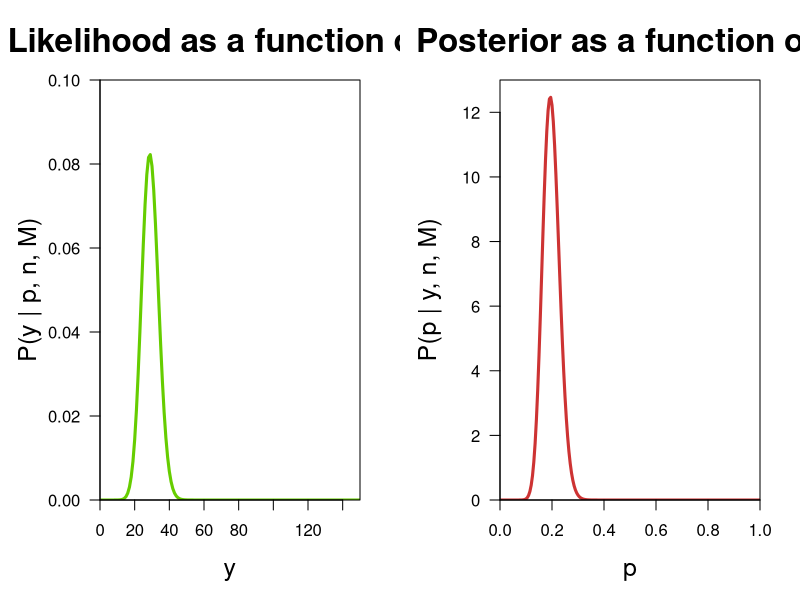
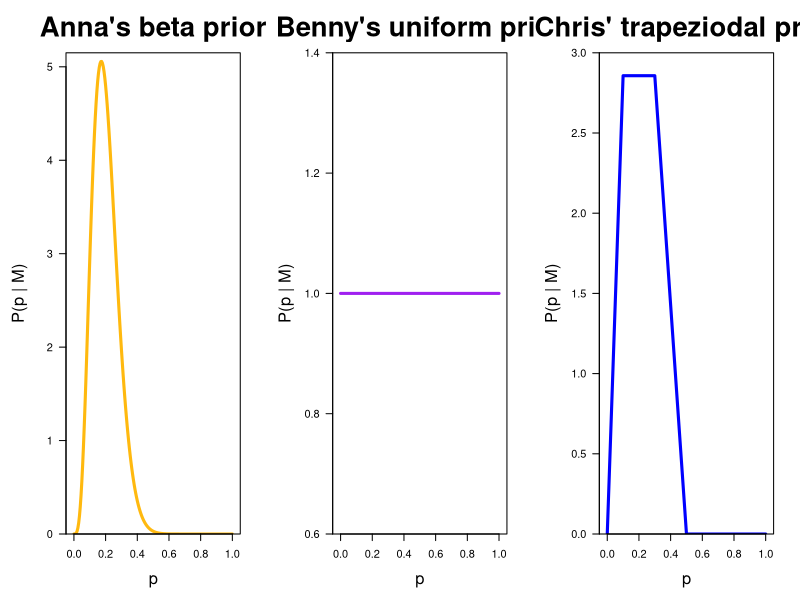
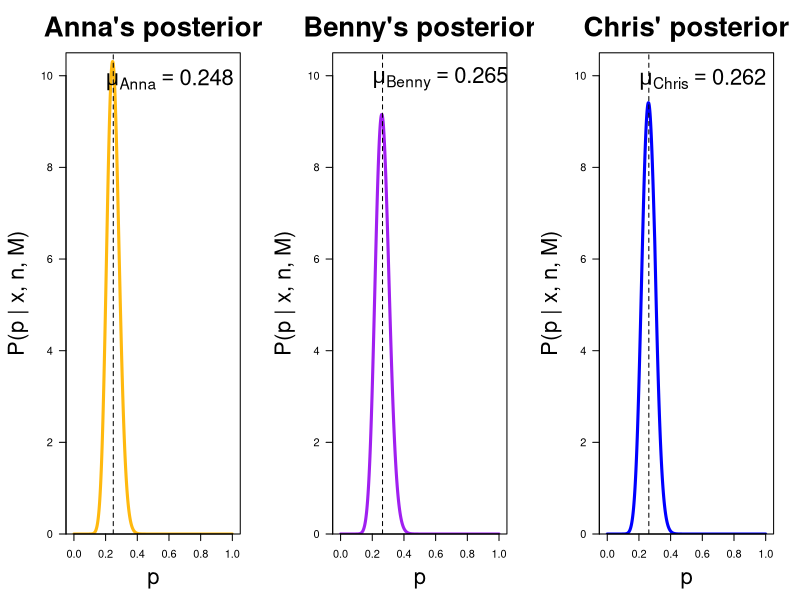
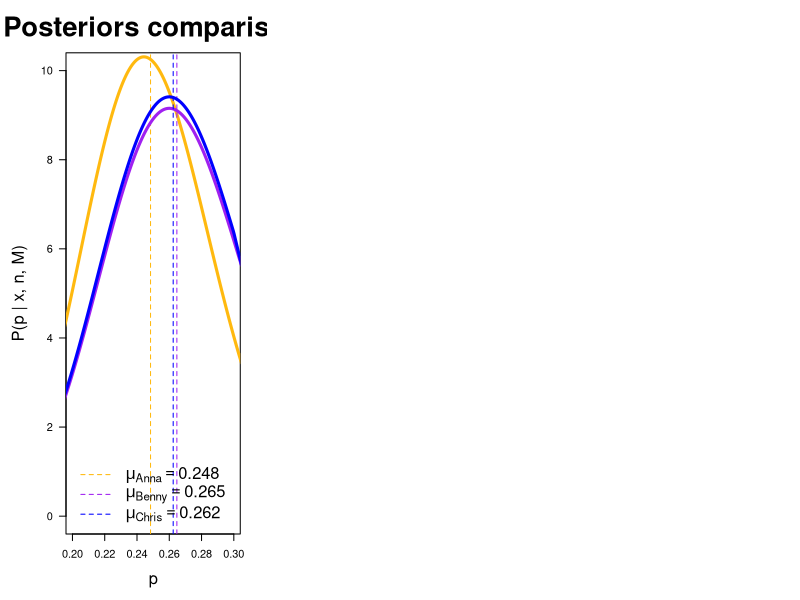
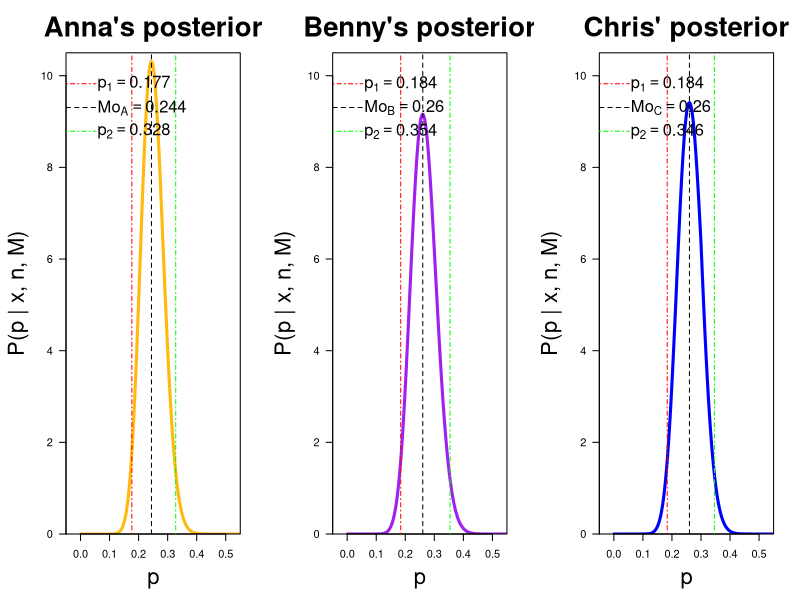
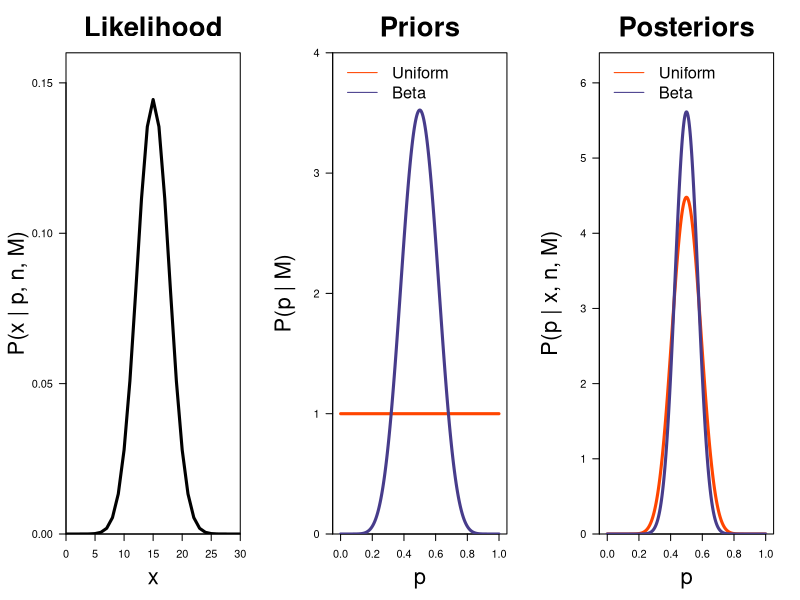
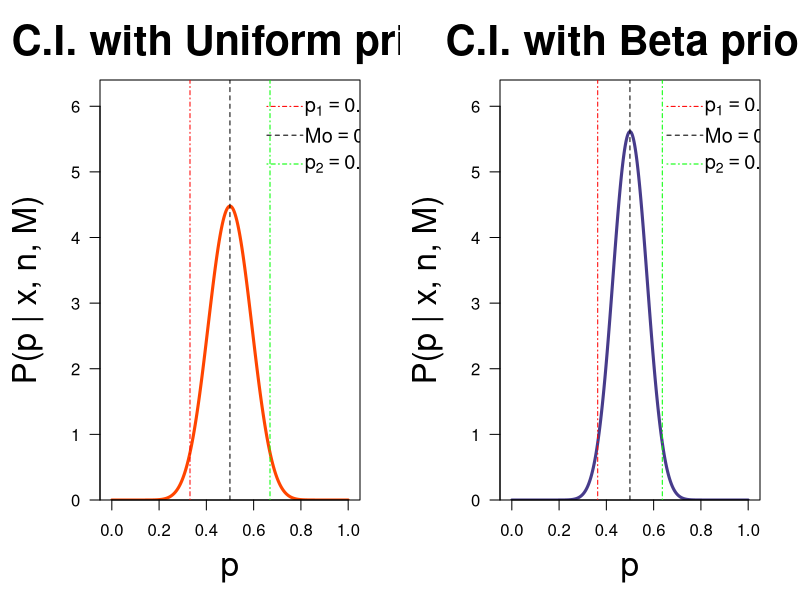
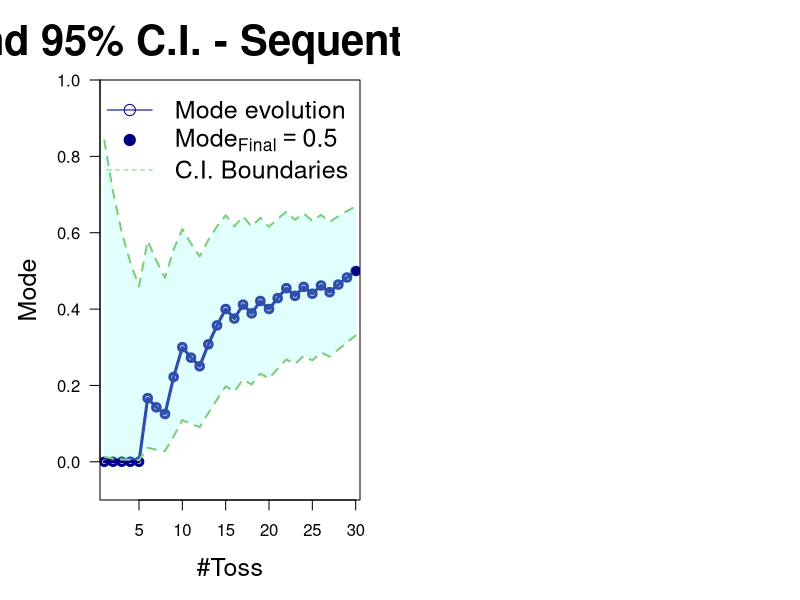

Reproduce these figures in R, in order.
## ---- chunk 1
options(repr.plot.width=16, repr.plot.height=8)  #to set graph size
par(mfrow=c(1,2),  mar=c(5, 5, 4, 2))            #graphs in the same row

n <- 150
succ <- 29
p <- succ/n
x <- seq(0,150)
probs <- seq(0, 1, length.out = 201)

like <- dbinom(x, n, p)                    #likelihood
post_nn <- dbinom(succ, n, probs)          #non-normalized posterior
post <- 201*post_nn/sum(post_nn)           #posterior normalized

###----------PLOT----------###

plot(x, like, xaxs='i', yaxs='i', type='l', lwd = 3,
     xlim=c(0,150), ylim=c(0,0.1), col = 'chartreuse3',
     main="Likelihood as a function of y", cex.main=2,
     xlab="y", ylab="P(y | p, n, M)", cex.lab=1.5, las=1)

plot(probs, post, xaxs='i', yaxs='i', type='l', lwd = 3,
     xlim=c(0,1), ylim=c(0,13), col = 'brown3',
     main="Posterior as a function of p", cex.main=2,
     xlab="p", ylab="P(p | y, n, M)", 
     cex.lab=1.5, las=1)
## ---- chunk 2
options(repr.plot.width=18, repr.plot.height=6)  #to set graph size
par(mfrow=c(1,3),  mar=c(5, 5, 4, 2))            #graphs in the same row

p <- seq(0, 1, length.out = 201)

alpha <- 4.8
beta  <- 19.2

prior_a <- dbeta(p, alpha, beta)

prior_b <- dunif(p, 0, 1)

prior_c <- Vectorize(function(x){
    y <- ifelse ( (x<0.1 & x>=0),
                   20*x,
                   ifelse((x<0.3 & x>=0.1),
                           2,
                          ifelse((x<0.5 & x>=0.3),
                                  5-10*x,
                                  0)
                         )
                )
    return(y/0.7)  #with normalization
})

###----------PLOT----------###

plot(p, prior_a, xaxs='i', yaxs='i', type='l', lwd = 3, 
     col = 'darkgoldenrod1', main="Anna's beta prior", 
     cex.main=2.5, xlim=c(-0.05,1.05), ylim=c(0, 5.15),
     xlab="p", ylab="P(p | M)", cex.lab=1.5, las=1)

plot(p, prior_b, xaxs='i', yaxs='i', type='l', lwd = 3, 
     col = 'purple', main="Benny's uniform prior", 
     cex.main=2.5, xlim=c(-0.05,1.05),
     xlab="p", ylab="P(p | M)", cex.lab=1.5, las=1)

plot(p, prior_c(p), xaxs='i', yaxs='i', type='l', lwd = 3, 
     col = 'blue', main="Chris' trapeziodal prior", 
     cex.main=2.5, xlim=c(-0.05,1.05), ylim=c(0, 3),
     xlab="p", ylab="P(p | M)", cex.lab=1.5, las=1)
## ---- chunk 3
n <- 100
r <- 26

alpha_post <- 4.8+26                             #alpha + r
beta_post  <- 19.2+100-26                        #beta + n - r

n.sample <- 2000                                 #discretization
delta.p <- 1/n.sample

p <- seq(from=1/(2*n.sample),by=1/n.sample, length.out=n.sample)

likelihood <- dbinom(r, n, p)

post_a <- dbeta(x=p, alpha_post, beta_post)      
mean_a <- delta.p*sum(p*post_a)                  #mean evaluated numerically

post_u <- dbinom(x=r, size=n, prob=p)            #non-normalized posterior
post_b <- post_u/(delta.p*sum(post_u))           #normalized posterior

mean_b <- delta.p*sum(p*post_b)                  #mean evaluated numerically

supp_c <- likelihood*prior_c(p)                  #non-normalized posterior (product of likelihood and prior)
post_c <- supp_c/(delta.p*sum(supp_c))           #normalized posterior
mean_c <- delta.p*sum(p*post_c)                  #mean evaluated numerically

###----------PLOT----------###

options(repr.plot.width=18, repr.plot.height=6)  #to set graph size
par(mfrow=c(1,3),  mar=c(5, 5, 4, 2))            #graphs in the same row

plot(p, post_a, xaxs='i', yaxs='i', type='l', lwd = 3, 
     col = 'darkgoldenrod1', main="Anna's posterior", 
     cex.main=2.5, xlim=c(-0.05,1.05), ylim=c(0,10.5),
     xlab="p", ylab="P(p | x, n, M)", cex.lab=2, las=1)
abline(v=mean_a, col='black', lty=2)
legend('topleft', bty='n', cex = 2,      
       legend = parse(text = paste0('mu[Anna] == ', round(mean_a, 3)))
       )

plot(p, post_b, xaxs='i', yaxs='i', type='l', lwd = 3, 
     col = 'purple', main="Benny's posterior", 
     cex.main=2.5, xlim=c(-0.05,1.05), ylim=c(0,10.5),
     xlab="p", ylab="P(p | x, n, M)", cex.lab=2, las=1)
abline(v=mean_b, col='black', lty=2)
legend('topleft', bty='n', cex = 2,      
       legend = parse(text = paste0('mu[Benny] == ', round(mean_b, 3)))
       )

plot(p, post_c, xaxs='i', yaxs='i', type='l', lwd = 3, 
     col = 'blue', main="Chris' posterior", 
     cex.main=2.5, xlim=c(-0.05,1.05), ylim=c(0,10.5),
     xlab="p", ylab="P(p | x, n, M)", cex.lab=2, las=1)
abline(v=mean_c, col='black', lty=2)
legend('topleft', bty='n', cex = 2,      
       legend = parse(text = paste0('mu[Chris] == ', round(mean_c, 3)))
       )

## ---- chunk 4
options(repr.plot.width=8, repr.plot.height=7)  #to set graph size

plot(0, 0, type='n', main="Posteriors comparison", cex.main=2.5,
     cex.lab=1.5, xlab="p", ylab="P(p | x, n, M)", 
     xlim=c(0.2,0.3), ylim=c(0,10), las=1)

lines(p, post_a, xaxs='i', yaxs='i', type='l', lwd = 3, col = 'darkgoldenrod1' )
abline(v=mean_a, col='darkgoldenrod1', lty=2)

lines(p, post_b, xaxs='i', yaxs='i', type='l', lwd = 3, col = 'purple')
abline(v=mean_b, col='purple', lty=2)

lines(p, post_c, xaxs='i', yaxs='i', type='l', lwd = 3, col = 'blue')
abline(v=mean_c, col='blue', lty=2)

legend('bottomleft', col=c("darkgoldenrod1", "purple", "blue"), 
       lty=c(2, 2, 2), bty='n', cex = 1.5,      
       legend = c(parse(text = paste0('mu[Anna] == ', round(mean_a, 3))),
                  parse(text = paste0('mu[Benny] == ', round(mean_b, 3))),
                  parse(text = paste0('mu[Chris] == ', round(mean_c, 3))))
         )

## ---- chunk 5
mode_a <- p[which.max(post_a)]                #probability associated to the maximum value of the posterior

p1_a <- qbeta(0.025, alpha_post, beta_post)   #left border of C.I.
p2_a <- qbeta(0.975, alpha_post, beta_post)   #right border of C.I.

mode_b <- p[which.max(post_b)]                #probability associated to the maximum value of the posterior

cum_b <- cumsum(post_b)/n.sample              #cumulative discrete function
p1_b <- p[cum_b>=0.025][1]                    #left border of C.I.             
p2_b <- p[cum_b>=0.975][1]                    #right border of C.I.

mode_c <- p[which.max(post_c)]                #probability associated to the maximum value of the posterior

cum_c <- cumsum(post_c)/n.sample              #cumulative discrete function
p1_c <- p[cum_c>=0.025][1]                    #left border of C.I.             
p2_c <- p[cum_c>=0.975][1]                    #right border of C.I.

## ---- chunk 6
options(repr.plot.width=18, repr.plot.height=6)  #to set graph size
par(mfrow=c(1,3),  mar=c(5, 5, 4, 2))            #graphs in the same row

plot(p, post_a, xaxs='i', yaxs='i', type='l', lwd = 3, 
     col = 'darkgoldenrod1', main="Anna's posterior", 
     cex.main=2.5, xlim=c(-0.05,0.55), ylim=c(0,10.5),
     xlab="p", ylab="P(p | x, n, M)", cex.lab=2, las=1)

abline(v=mode_a, col='black', lty=2)
abline(v=p1_a, col='red', lty=4)
abline(v=p2_a, col='green', lty=4)

legend(-0.1, 10.3, col=c("red", "black", "green"), 
       lty=c(4, 2, 4), bty='n', cex=1.5, x.intersp=0.1, y.intersp=1.2,  
       legend = c(parse(text = paste0('p[1] == ', round(p1_a, 3))),
                  parse(text = paste0('Mo[A] == ', round(mode_a, 3))),
                  parse(text = paste0('p[2] == ', round(p2_a, 3))))
         )


plot(p, post_b, xaxs='i', yaxs='i', type='l', lwd = 3, 
     col = 'purple', main="Benny's posterior", 
     cex.main=2.5, xlim=c(-0.05,0.55), ylim=c(0,10.5),
     xlab="p", ylab="P(p | x, n, M)", cex.lab=2, las=1)

abline(v=mode_b, col='black', lty=2)
abline(v=p1_b, col='red', lty=4)
abline(v=p2_b, col='green', lty=4)

legend(-0.1, 10.3, col=c("red", "black", "green"), 
       lty=c(4, 2, 4), bty='n', cex=1.5, x.intersp=0.1, y.intersp=1.2,   
       legend = c(parse(text = paste0('p[1] == ', round(p1_b, 3))),
                  parse(text = paste0('Mo[B] == ', round(mode_b, 3))),
                  parse(text = paste0('p[2] == ', round(p2_b, 3))))
         )

plot(p, post_c, xaxs='i', yaxs='i', type='l', lwd = 3, 
     col = 'blue', main="Chris' posterior", 
     cex.main=2.5, xlim=c(-0.05,0.55), ylim=c(0,10.5),
     xlab="p", ylab="P(p | x, n, M)", cex.lab=2, las=1)

abline(v=mode_c, col='black', lty=2)
abline(v=p1_c, col='red', lty=4)
abline(v=p2_c, col='green', lty=4)

legend(-0.1, 10.3, col=c("red", "black", "green"), 
       lty=c(4, 2, 4),  bty='n', 
       cex=1.5, x.intersp=0.1, y.intersp=1.2,    
       legend = c(parse(text = paste0('p[1] == ', round(p1_c, 3))),
                  parse(text = paste0('Mo[C] == ', round(mode_c, 3))),
                  parse(text = paste0('p[2] == ', round(p2_c, 3))))
         )

## ---- chunk 7
n <- 30
r <- 15

alpha_prior <- 10
beta_prior  <- 10
n.sample <- 2000
delta.p <- 1/n.sample

p <- seq(from=1/(2*n.sample),by=1/n.sample, length.out=n.sample)
x <- seq(0, 30)

likelihood <- dbinom(x, n, 1/2)

prior_beta <- dbeta(p, alpha_prior, beta_prior)
prior_flat <- dunif(p, 0, 1)

post_beta <- dbeta(x=p, alpha_prior+r, beta_prior+n-r)

flat_p <- dbinom(x=r, size=n, prob=p)
post_flat <- flat_p/(delta.p*sum(flat_p))

###----------PLOT----------###

options(repr.plot.width=16, repr.plot.height=6)  #to set graph size
par(mfrow=c(1,3),  mar=c(5, 5, 4, 2))            #graphs in the same row

plot(x, likelihood, xaxs='i', yaxs='i', type='l', lwd = 3, 
     col = 'black', main="Likelihood", 
     cex.main=2.5, ylim=c(0,0.16),
     xlab="x", ylab="P(x | p, n, M)", cex.lab=2, las=1)

plot(p, prior_flat, xaxs='i', yaxs='i', type='l', lwd = 3, 
     col = 'orangered', main="Priors", 
     cex.main=2.5, xlim=c(-0.05,1.05), ylim=c(0,4),
     xlab="p", ylab="P(p | M)", cex.lab=2, las=1)
lines(p, prior_beta, xaxs='i', yaxs='i', type='l', lwd = 3, 
      col = 'slateblue4')
legend('topleft', col=c('orangered','slateblue4'), 
       legend=c("Uniform", "Beta"), cex=1.5, lty=c(1,1), bty='n')

plot(p, post_flat, xaxs='i', yaxs='i', type='l', lwd = 3, 
     col = 'orangered', main="Posteriors", 
     cex.main=2.5, xlim=c(-0.05,1.05), ylim=c(0,6.4),
     xlab="p", ylab="P(p | x, n, M)", cex.lab=2, las=1)
lines(p, post_beta, xaxs='i', yaxs='i', type='l', lwd = 3, 
      col = 'slateblue4')
legend('topleft', col=c('orangered','slateblue4'),
       legend=c("Uniform", "Beta"), cex=1.5, lty=c(1,1), bty='n')

## ---- chunk 8
mode_beta <- p[which.max(post_beta)]

p1_beta <- qbeta(0.025, alpha_prior+r, beta_prior+n-r)
p2_beta <- qbeta(0.975, alpha_prior+r, beta_prior+n-r)

mode_flat <- p[which.max(post_flat)]

cum_flat <- cumsum(post_flat)/n.sample

p1_flat <- p[cum_flat>=0.025][1]
p2_flat <- p[cum_flat>=0.975][1]

###----------PLOT----------###

options(repr.plot.width=16, repr.plot.height=7)  #to set graph size
par(mfrow=c(1,2),  mar=c(5, 5, 4, 2))            #graphs in the same row

plot(p, post_flat, xaxs='i', yaxs='i', type='l', lwd = 3, 
     col = 'orangered', main="C.I. with Uniform prior", 
     cex.main=2.5, xlim=c(-0.05,1.05), ylim=c(0,6.4),
     xlab="p", ylab="P(p | x, n, M)", cex.lab=2, las=1)
abline(v=mode_flat, col='black', lty=2)
abline(v=p1_flat, col='red', lty=4)
abline(v=p2_flat, col='green', lty=4)

legend(0.58, 6.4, col=c("red", "black", "green"), 
       lty=c(4, 2, 4), bty='n', cex=1.2, x.intersp=0.1, y.intersp=1.2, 
       legend = c(parse(text = paste0('p[1] == ', round(p1_flat, 3))),
                  parse(text = paste0('Mo == ', round(mode_flat, 3))),
                  parse(text = paste0('p[2] == ', round(p2_flat, 3))))
         )

plot(p, post_beta, xaxs='i', yaxs='i', type='l', lwd = 3, 
     col = 'slateblue4', main="C.I. with Beta prior", 
     cex.main=2.5, xlim=c(-0.05,1.05), ylim=c(0,6.4),
     xlab="p", ylab="P(p | x, n, M)", cex.lab=2, las=1)
abline(v=mode_beta, col='black', lty=2)
abline(v=p1_beta, col='red', lty=4)
abline(v=p2_beta, col='green', lty=4)

legend(0.58, 6.4, col=c("red", "black", "green"), 
       lty=c(4, 2, 4), bty='n', cex=1.2, x.intersp=0.1, y.intersp=1.2,      
       legend = c(parse(text = paste0('p[1] == ', round(p1_beta, 3))),
                  parse(text = paste0('Mo == ', round(mode_beta, 3))),
                  parse(text = paste0('p[2] == ', round(p2_beta, 3))))
         )

## ---- chunk 9
n.sample <- 2000
delta.p <- 1/n.sample
p <- seq(from=1/(2*n.sample),by=1/n.sample, length.out=n.sample)

#starting number of successes
r <- 0   

#start with uniform prior
prior <- dbeta(p, 1, 1)

#empty vectors which will contain C.I. boundaries and Modes
mode <- c(1:30)
p1 <- c(1:30)
p2 <- c(1:30)

#List of coin tosses with H=1 and T=0
tosses <- c(0, 0, 0, 0, 0, 1, 0, 0, 1, 1, 0, 0, 1, 1, 1, 0, 1, 0, 1, 0, 1, 1, 0, 1, 0, 1, 0, 1, 1, 1)

for(toss in 1:30){
    r <- tosses[toss]
    
    #likelihood
    l <- dbinom(r, 1, p)
    supp <- l*prior
    posterior <- supp/(delta.p*sum(supp))
    
    mode[toss] <- p[which.max(posterior)]
    cumulative <- cumsum(posterior)/n.sample

    p1[toss] <- p[cumulative>=0.025][1]
    p2[toss] <- p[cumulative>=0.975][1]

    prior <- posterior
}

## ---- chunk 10
options(repr.plot.width=10, repr.plot.height=7)  #to set graph size
par(mar=c(5, 5, 4, 2))            

plot(1:30, mode, xaxs='i', yaxs='i', type='o', lwd = 3, 
     col = 'darkblue', main="Mode and 95% C.I. - Sequential analysis", 
     cex.main=2.5, xlim=c(0.5,30.5), ylim=c(-0.1,1),
     xlab="#Toss", ylab="Mode", cex.lab=1.5, las=1)

polygon(c(1:30, 30:1), c(p1, rev(p2)), col = rgb(0.596, 1, 0.98, alpha=0.3), border = NA)
lines(1:30, p1, lty='dashed', lwd = 2, col='palegreen3')
lines(1:30, p2, lty='dashed', lwd = 2, col='palegreen3')
points(30, mode[30], pch=19, col='navy',)

legend('topright', col=c("darkblue", "navy", "palegreen3"), 
       lty=c('solid', 'blank', 'dashed'), pch=c(1,19,NA),
       bty='n', cex=1.5,
       legend = c("Mode evolution",
                  parse(text = paste0(' Mode[Final] == ', round(mode[30], 3))),
                  "C.I. Boundaries")
         )

## ---- chunk 11
cat("-----------------------------------\n")
cat("Beta prior, one-step analysis", '\n')
cat("-----------------------------------\n")
cat("Mode = ", mode_beta,"\n95%C.I. = [", p1_beta, "; ", p2_beta,"]", '\n')
cat("-----------------------------------\n")
cat("Uniform prior, one-step analysis", '\n')
cat("-----------------------------------\n")
cat("Mode = ", mode_flat,"\n95%C.I. = [", p1_flat, "; ", p2_flat,"]", '\n')
cat("-----------------------------------\n")
cat("Sequential anlysis", '\n')
cat("-----------------------------------\n")
cat("Mode = ", mode[30],"\n95%C.I. = [", p1[30], "; ", p2[30],"]")
